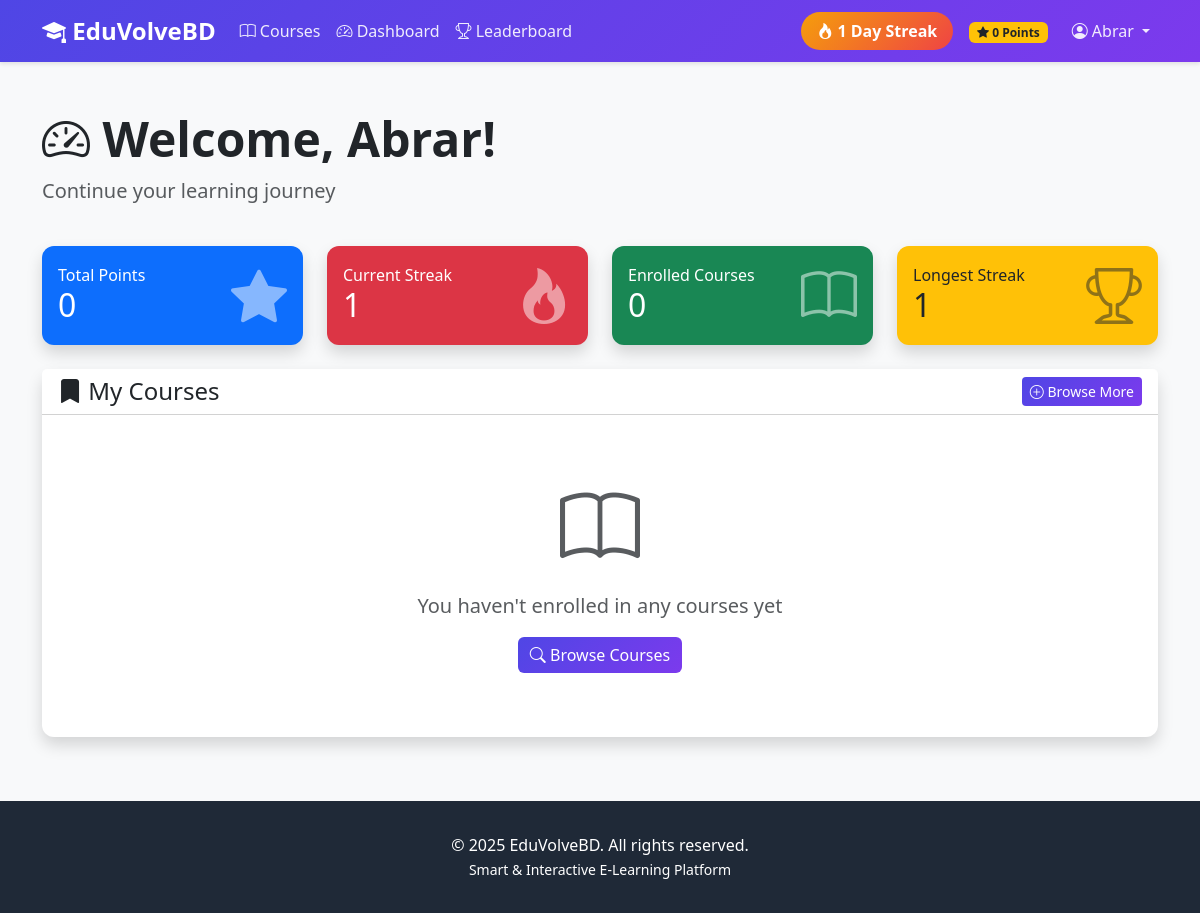
Page /courses/dashboard/ (signed in) on the earlier database version.
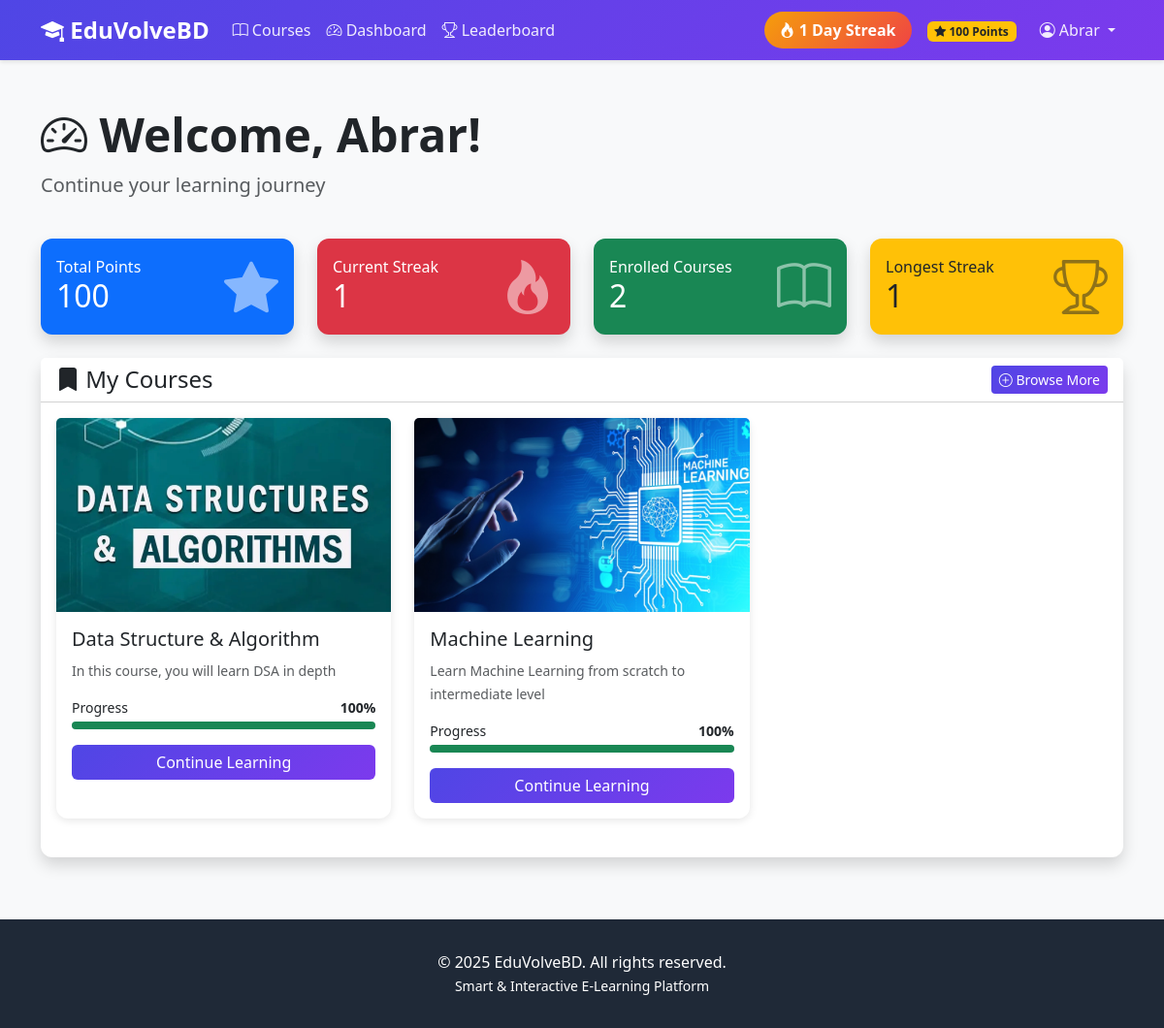
Same page on the later database version.
### accounts/models.py (models this page shows, shortened)
class User(AbstractUser):
    class Role(models.TextChoices):
        ADMIN = 'ADMIN', 'Admin'
        INSTRUCTOR = 'INSTRUCTOR', 'Instructor'
        STUDENT = 'STUDENT', 'Student'
    role = models.CharField(
        max_length=20,
        choices=Role.choices,
        default=Role.STUDENT
    )
    bio = models.TextField(blank=True, null=True)
    profile_picture = models.ImageField(
        upload_to='profiles/',
        blank=True,
        null=True
    )
    phone = models.CharField(max_length=15, blank=True, null=True)
    date_of_birth = models.DateField(blank=True, null=True)
    total_points = models.IntegerField(default=0, validators=[MinValueValidator(0)])
    current_streak = models.IntegerField(default=0, validators=[MinValueValidator(0)])
    longest_streak = models.IntegerField(default=0, validators=[MinValueValidator(0)])
    last_activity_date = models.DateField(blank=True, null=True)
    created_at = models.DateTimeField(auto_now_add=True)
    updated_at = models.DateTimeField(auto_now=True)
    class Meta:
        ordering = ['-date_joined']
    def is_admin(self):
        return self.role == self.Role.ADMIN
    def is_instructor(self):
        return self.role == self.Role.INSTRUCTOR
    def is_student(self):
        return self.role == self.Role.STUDENT
    def update_streak(self):
        from datetime import date, timedelta
        today = date.today()
        if self.last_activity_date:
            days_diff = (today - self.last_activity_date).days
            if days_diff == 0:
                return
            elif days_diff == 1:
                self.current_streak += 1
                if self.current_streak > self.longest_streak:
                    self.longest_streak = self.current_streak
            else:
                self.current_streak = 1
        else:
            self.current_streak = 1
            self.longest_streak = 1
        self.last_activity_date = today
        self.save()

### courses/models.py (models this page shows, shortened)
class Enrollment(models.Model):
    student = models.ForeignKey(
        User,
        on_delete=models.CASCADE,
        related_name='enrollments',
        limit_choices_to={'role': 'STUDENT'}
    )
    course = models.ForeignKey(Course, on_delete=models.CASCADE, related_name='enrollments')
    enrolled_at = models.DateTimeField(auto_now_add=True)
    is_active = models.BooleanField(default=True)
    progress = models.FloatField(
        default=0.0,
        validators=[MinValueValidator(0.0), MaxValueValidator(100.0)]
    )
    completed_at = models.DateTimeField(blank=True, null=True)
    class Meta:
        unique_together = ['student', 'course']
        ordering = ['-enrolled_at']

class Course(models.Model):
    class Level(models.TextChoices):
        BEGINNER = 'BEGINNER', 'Beginner'
        INTERMEDIATE = 'INTERMEDIATE', 'Intermediate'
        ADVANCED = 'ADVANCED', 'Advanced'
    title = models.CharField(max_length=200)
    description = models.TextField()
    instructor = models.ForeignKey(
        User,
        on_delete=models.CASCADE,
        related_name='courses_taught',
        limit_choices_to={'role': 'INSTRUCTOR'}
    )
    thumbnail = models.ImageField(upload_to='course_thumbnails/', blank=True, null=True)
    level = models.CharField(max_length=20, choices=Level.choices, default=Level.BEGINNER)
    duration_weeks = models.IntegerField(default=4, validators=[MinValueValidator(1)])
    is_published = models.BooleanField(default=False)
    created_at = models.DateTimeField(auto_now_add=True)
    updated_at = models.DateTimeField(auto_now=True)
    class Meta:
        ordering = ['-created_at']

### courses/views.py (the view)
# urls.py: path('dashboard/', views.dashboard, name='dashboard'),
@login_required
def dashboard(request):
    if request.user.is_admin():
        return admin_dashboard(request)
    elif request.user.is_instructor():
        return instructor_dashboard(request)
    else:
        return student_dashboard(request)

### courses/views.py (called while the page is built)
@login_required
def student_dashboard(request):
    enrolled_courses = Enrollment.objects.filter(
        student=request.user,
        is_active=True
    ).select_related('course')
    request.user.update_streak()
    recent_progress = LessonProgress.objects.filter(
        enrollment__student=request.user
    ).order_by('-completed_at')[:5]
    context = {
        'enrolled_courses': enrolled_courses,
        'total_points': request.user.total_points,
        'current_streak': request.user.current_streak,
        'longest_streak': request.user.longest_streak,
        'recent_progress': recent_progress,
    }
    return render(request, 'courses/student_dashboard.html', context)

### templates/courses/student_dashboard.html (shortened to what this page needs)
{% extends 'base.html' %}
{% block content %}
<div class="container my-5">
    <div class="row mb-4">
        <div class="col">
            <h1 class="display-5 fw-bold">
                <i class="bi bi-speedometer2"></i> Welcome, {{ user.first_name|default:user.username }}!
            </h1>
            <p class="lead text-muted">Continue your learning journey</p>
        </div>
    </div>
    <div class="row mb-4">
        <div class="col-md-3">
            <div class="card bg-primary text-white shadow">
                <div class="card-body">
                    <div class="d-flex justify-content-between align-items-center">
                        <div>
                            <h6 class="mb-0">Total Points</h6>
                            <h2 class="mb-0">{{ total_points }}</h2>
                        </div>
                        <i class="bi bi-star-fill display-4 opacity-50"></i>
                    </div>
                </div>
            </div>
        </div>
        <div class="col-md-3">
            <div class="card bg-danger text-white shadow">
                <div class="card-body">
                    <div class="d-flex justify-content-between align-items-center">
                        <div>
                            <h6 class="mb-0">Current Streak</h6>
                            <h2 class="mb-0">{{ current_streak }}</h2>
                        </div>
                        <i class="bi bi-fire display-4 opacity-50"></i>
                    </div>
                </div>
            </div>
        </div>
        <div class="col-md-3">
            <div class="card bg-success text-white shadow">
                <div class="card-body">
                    <div class="d-flex justify-content-between align-items-center">
                        <div>
                            <h6 class="mb-0">Enrolled Courses</h6>
                            <h2 class="mb-0">{{ enrolled_courses.count }}</h2>
                        </div>
                        <i class="bi bi-book display-4 opacity-50"></i>
                    </div>
                </div>
            </div>
        </div>
        <div class="col-md-3">
            <div class="card bg-warning text-dark shadow">
                <div class="card-body">
                    <div class="d-flex justify-content-between align-items-center">
                        <div>
                            <h6 class="mb-0">Longest Streak</h6>
                            <h2 class="mb-0">{{ longest_streak }}</h2>
                        </div>
                        <i class="bi bi-trophy display-4 opacity-50"></i>
                    </div>
                </div>
            </div>
        </div>
    </div>
    <div class="row">
        <div class="col-12">
            <div class="card shadow">
                <div class="card-header bg-white d-flex justify-content-between align-items-center">
                    <h4 class="mb-0"><i class="bi bi-bookmark-fill"></i> My Courses</h4>
                    <a href="{% url 'courses:course_list' %}" class="btn btn-primary btn-sm">
                        <i class="bi bi-plus-circle"></i> Browse More
                    </a>
                </div>
                <div class="card-body">
                    {% if enrolled_courses %}
                    <div class="row">
                        {% for enrollment in enrolled_courses %}
                        <div class="col-md-6 col-lg-4 mb-4">
                            <div class="card h-100">
                                {% if enrollment.course.thumbnail %}
                                <img src="{{ enrollment.course.thumbnail.url }}" class="card-img-top" alt="{{ enrollment.course.title }}" style="height: 200px; object-fit: cover;">
                                {% else %}
                                <div class="bg-primary text-white p-5 text-center" style="height: 200px;">
                                    <i class="bi bi-book display-1"></i>
                                </div>
                                {% endif %}
                                <div class="card-body">
                                    <h5 class="card-title">{{ enrollment.course.title }}</h5>
                                    <p class="card-text text-muted">
                                        <small>{{ enrollment.course.description|truncatewords:15 }}</small>
                                    </p>
                                    <div class="mb-3">
                                        <div class="d-flex justify-content-between mb-1">
                                            <small>Progress</small>
                                            <small class="fw-bold">{{ enrollment.progress|floatformat:0 }}%</small>
                                        </div>
                                        <div class="progress">
                                            <div class="progress-bar bg-success" style="width: {{ enrollment.progress }}%"></div>
                                        </div>
                                    </div>
                                    <a href="{% url 'courses:course_detail' enrollment.course.id %}" class="btn btn-primary w-100">
                                        Continue Learning
                                    </a>
                                </div>
                            </div>
                        </div>
                        {% endfor %}
                    </div>
                    {% else %}
                    <div class="text-center py-5">
                        <i class="bi bi-book display-1 text-muted"></i>
                        <p class="lead text-muted mt-3">You haven't enrolled in any courses yet</p>
                        <a href="{% url 'courses:course_list' %}" class="btn btn-primary">
                            <i class="bi bi-search"></i> Browse Courses
                        </a>
                    </div>
                    {% endif %}
                </div>
            </div>
        </div>
    </div>
</div>
{% endblock %}

### templates/base.html (shortened to what this page needs)
<!DOCTYPE html>
<html lang="en">
<head>
    <link href="https://cdn.jsdelivr.net/npm/bootstrap@5.3.0/dist/css/bootstrap.min.css" rel="stylesheet">
    <link rel="stylesheet" href="https://cdn.jsdelivr.net/npm/bootstrap-icons@1.10.0/font/bootstrap-icons.css">
</head>
<body>
    <nav class="navbar navbar-expand-lg navbar-dark">
        <div class="container">
            <a class="navbar-brand" href="{% url 'home' %}">
                <i class="bi bi-mortarboard-fill"></i> EduVolveBD
            </a>
            <div class="collapse navbar-collapse" id="navbarNav">
                <ul class="navbar-nav me-auto">
                    <li class="nav-item">
                        <a class="nav-link" href="{% url 'courses:course_list' %}">
                            <i class="bi bi-book"></i> Courses
                        </a>
                    </li>
                    {% if user.is_authenticated %}
                        <li class="nav-item">
                            <a class="nav-link" href="{% url 'courses:dashboard' %}">
                                <i class="bi bi-speedometer2"></i> Dashboard
                            </a>
                        </li>
                        {% if user.is_student %}
                        <li class="nav-item">
                            <a class="nav-link" href="{% url 'accounts:leaderboard' %}">
                                <i class="bi bi-trophy"></i> Leaderboard
                            </a>
                        </li>
                        {% endif %}
                    {% endif %}
                </ul>
                <ul class="navbar-nav align-items-center">
                    {% if user.is_authenticated %}
                        {% if user.is_student %}
                        <li class="nav-item me-3">
                            <span class="streak-badge">
                                <i class="bi bi-fire"></i> {{ user.current_streak }} Day Streak
                            </span>
                        </li>
                        <li class="nav-item me-3">
                            <span class="badge bg-warning text-dark">
                                <i class="bi bi-star-fill"></i> {{ user.total_points }} Points
                            </span>
                        </li>
                        {% endif %}
                        <li class="nav-item dropdown">
                            <a class="nav-link dropdown-toggle" href="#" id="navbarDropdown" role="button" data-bs-toggle="dropdown">
                                <i class="bi bi-person-circle"></i> {{ user.username }}
                            </a>
                        </li>
                    {% endif %}
                </ul>
            </div>
        </div>
    </nav>
    <main>
        {% block content %}{% endblock %}
    </main>
    <footer class="footer">
        <div class="container text-center">
            <p class="mb-0">&copy; 2025 EduVolveBD. All rights reserved.</p>
            <p class="mb-0">
                <small>Smart & Interactive E-Learning Platform</small>
            </p>
        </div>
    </footer>
</body>
</html>

### templates/base.html (style rules this page uses)
:root { --primary-color: #4f46e5; --secondary-color: #7c3aed; --success-color: #10b981; --danger-color: #ef4444; --warning-color: #f59e0b; }
body { font-family: 'Segoe UI', Tahoma, Geneva, Verdana, sans-serif; background-color: #f8f9fa; }
.navbar { background: linear-gradient(135deg, var(--primary-color), var(--secondary-color)); box-shadow: 0 2px 4px rgba(0,0,0,0.1); position: relative; z-index: 1030; }
.navbar-brand { font-size: 1.5rem; font-weight: bold; color: white !important; }
.nav-link { color: rgba(255,255,255,0.9) !important; transition: color 0.3s; }
.btn-primary { background: linear-gradient(135deg, var(--primary-color), var(--secondary-color)); border: none; }
.card { border: none; border-radius: 12px; box-shadow: 0 2px 8px rgba(0,0,0,0.1); transition: transform 0.3s, box-shadow 0.3s; }
.streak-badge { background: linear-gradient(135deg, #f59e0b, #ef4444); color: white; padding: 0.5rem 1rem; border-radius: 20px; font-weight: bold; }
.progress { height: 8px; border-radius: 10px; }
.footer { background-color: #1f2937; color: white; padding: 2rem 0; margin-top: 4rem; }

Differences in the rows shown:
changed User "Abrar": total_points "0" → "100"
added Enrollment: course.thumbnail (picture), course "Data Structure & Algorithm", course.description "In this course, you will learn DSA in depth", progress "100"
added Enrollment: course.thumbnail (picture), course "Machine Learning", course.description "Learn Machine Learning from scratch to intermediate level", progress "100"
Other differences:
{{ total_points }}: "0" → "100"
{{ enrolled_courses.count }}: "0" → "2"
text no longer shown: "You haven't enrolled in any courses yet Browse Courses"
